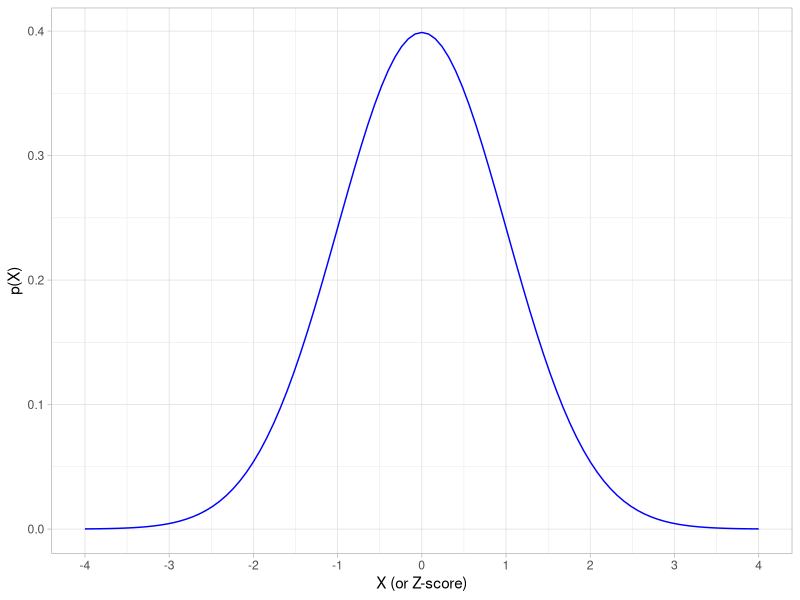
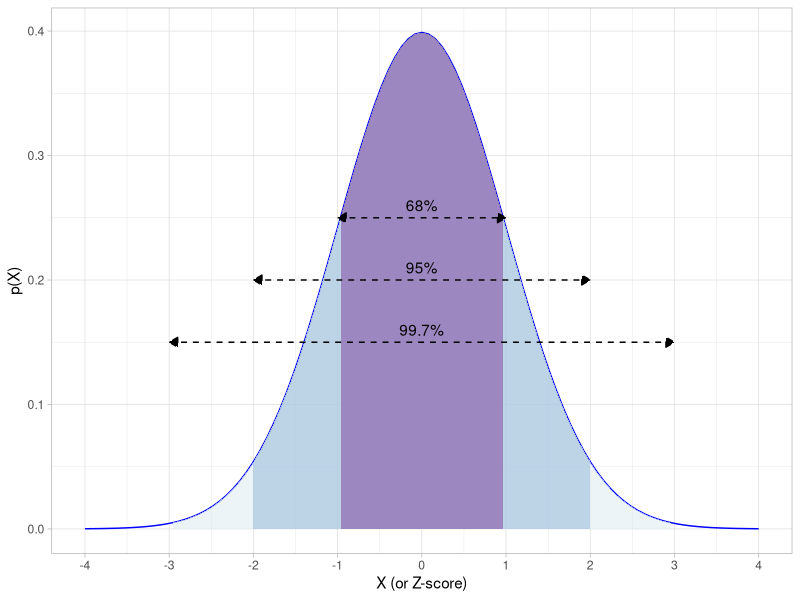
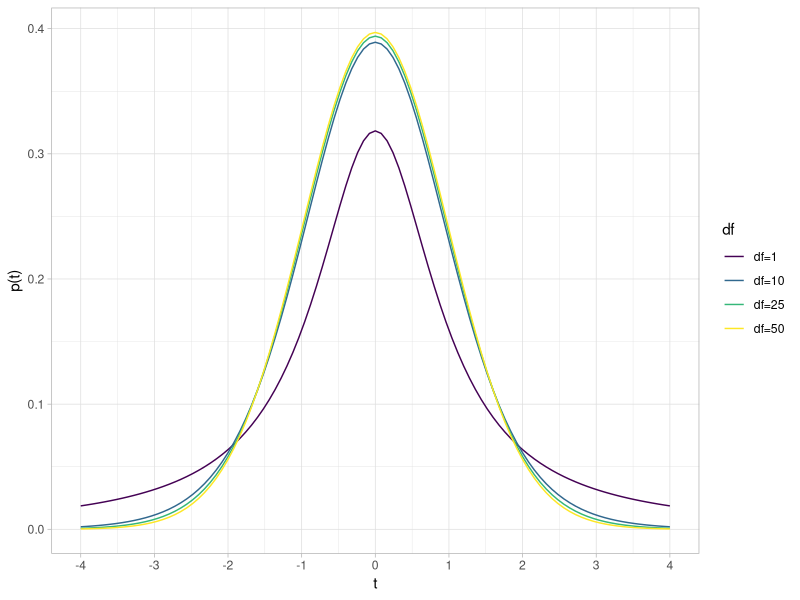
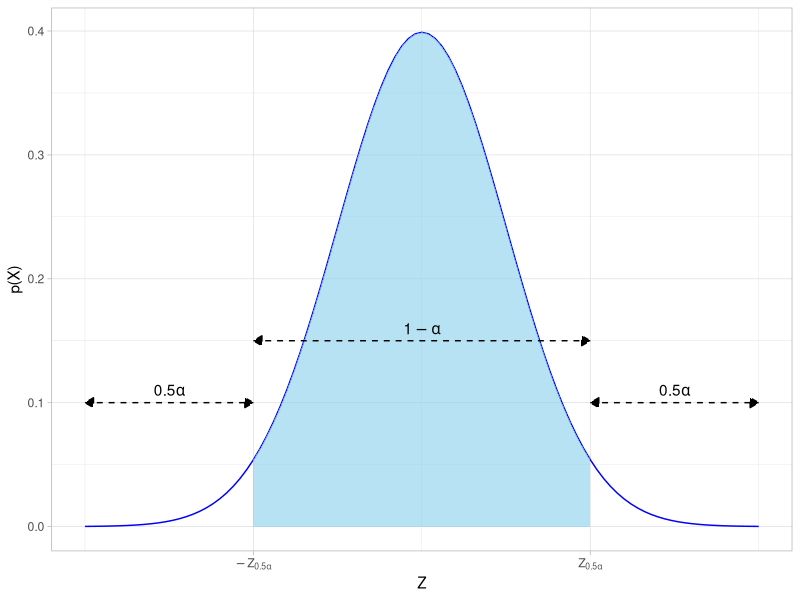
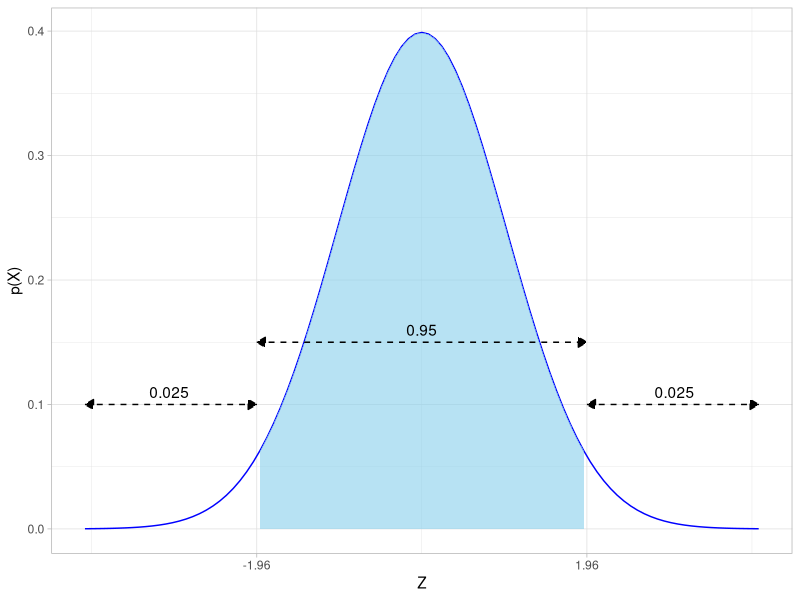

R code for these plots, in order:
## ---- chunk 1
library(tidyverse)

# plot a theoretical normal distribution without any data

# our "geom" here is the "stat_function()" command, which draws statistical functions

normal.pdf <- ggplot(data = data.frame(x = -4:4), # our "data" is just a sequence of x from -4 to 4
                     aes(x = x))+
  stat_function(fun = dnorm, # dnorm is the normal distributions
                args = list(mean = 0, sd = 1), # set mean = 0 and sd = 1
                color="blue")+
  scale_x_continuous(breaks = seq(-4,4,1))+
    xlab("X (or Z-score)")+ylab("p(X)")+
  theme_light()

normal.pdf
## ---- chunk 2

# write functions to shade portions of distribution

shade68 <- function(x) {
    y <- dnorm(x, mean = 0, sd = 1)
    y[x < -1 | x > 1] <- NA
    return(y)
}

shade95 <- function(x) {
    y <- dnorm(x, mean = 0, sd = 1)
    y[x < -2 | x > 2] <- NA
    return(y)
}

shade99.7 <- function(x) {
    y <- dnorm(x, mean = 0, sd = 1)
    y[x < -3 | x > 3] <- NA
    return(y)
}

normal.pdf + 
  stat_function(fun = shade99.7, geom="area", fill="#e0ecf4", alpha=0.6)+
  stat_function(fun = shade95, geom="area", fill="#9ebcda", alpha=0.6)+
  stat_function(fun = shade68, geom="area", fill="#8856a7", alpha=0.6)+
  annotate("segment", x = -3, xend = 3, y = 0.15, yend = 0.15, colour = "#000000", size=0.5, linetype = 2, alpha=1, arrow=arrow(length=unit(0.25,"cm"), ends="both", type="closed"))+
  annotate("text", x = 0, y = 0.16, label = "99.7%", color="#000000")+
  annotate("segment", x = -2, xend = 2, y = 0.20, yend = 0.20, colour = "#000000", size=0.5, linetype = 2, alpha=1, arrow=arrow(length=unit(0.25,"cm"), ends="both", type="closed"))+
  annotate("text", x = 0, y = 0.21, label = "95%", color="#000000")+
  annotate("segment", x = -1, xend = 1, y = 0.25, yend = 0.25, colour = "#000000", size=0.5, linetype = 2, alpha=1, arrow=arrow(length=unit(0.25,"cm"), ends="both", type="closed"))+
  annotate("text", x = 0, y = 0.26, label = "68%", color="#000000")
## ---- chunk 3
pnorm(-2, mean = 0, sd = 1, lower.tail = TRUE) # area to left of -2
pnorm(2, mean = 0, sd = 1, lower.tail = TRUE) # area to left of 2
pnorm(2, mean = 0, sd = 1, lower.tail = FALSE) # area to RIGHT of 2
pnorm(2, mean = 0, sd = 1, lower.tail = TRUE)- pnorm(-2, mean = 0, sd = 1, lower.tail = TRUE) # area between -2 and 2
## ---- chunk 4
library("viridis")
ggplot(data = data.frame(x = -4:4), # our "data" is just a sequence of x from -4 to 4
                     aes(x = x))+
  stat_function(fun = dt,
                args = list(df=1),
                aes(color="df=1"))+
  stat_function(fun = dt,
                args = list(df=10),
                aes(color="df=10"))+
  stat_function(fun = dt,
                args = list(df=20),
                aes(color="df=25"))+
  stat_function(fun = dt,
                args = list(df=50),
                aes(color="df=50"))+
  scale_x_continuous(breaks = seq(-4,4,1))+
  xlab("t")+ylab("p(X)")+
  scale_color_viridis_d()+
  labs(x = "t",
       y = "p(t)",
       color = "df")+
  theme_light()
## ---- chunk 5
shadeabstract <- function(x) {
    y <- dnorm(x, mean = 0, sd = 1)
    y[x < -2 | x > 2] <- NA
    return(y)
}

conf_int_abstract <- ggplot(data = data.frame(x = -4:4), # our "data" is just a sequence of x from -4 to 4
                     aes(x = x))+
  stat_function(fun = dnorm, # dnorm is the normal distributions
                args = list(mean = 0, sd = 1), # set mean = 0 and sd = 1
                color="blue")+
  stat_function(fun = shadeabstract, geom="area", fill="skyblue", alpha=0.6)+
  annotate("segment", x = -2, xend = 2, y = 0.15, yend = 0.15, colour = "#000000", size=0.5, linetype = 2, alpha=1, arrow=arrow(length=unit(0.25,"cm"), ends="both", type="closed"))+
  annotate("text", x = 0, y = 0.16, label = expression(1-alpha), color="#000000")+
  annotate("segment", x = -4, xend = -2, y = 0.1, yend = 0.1, color = "#000000", size=0.5, linetype = 2, alpha=1, arrow=arrow(length=unit(0.25,"cm"), ends="both", type="closed"))+
  annotate("text", x = -3, y = 0.11, label = expression(0.5*alpha), color="#000000")+
  annotate("segment", x = 2, xend = 4, y = 0.1, yend = 0.1, color = "#000000", size=0.5, linetype = 2, alpha=1, arrow=arrow(length=unit(0.25,"cm"), ends="both", type="closed"))+
  annotate("text", x = 3, y = 0.11, label = expression(0.5*alpha), color="#000000")+
  scale_x_continuous(breaks = c(-2,2),
                     labels = c(expression(-Z[0.5*alpha]),expression(Z[0.5*alpha])))+
    xlab("Z")+ylab("p(X)")+
  theme_light()

conf_int_abstract
## ---- chunk 6
shade1.96 <- function(x) {
    y <- dnorm(x, mean = 0, sd = 1)
    y[x < -1.96 | x > 1.96] <- NA
    return(y)
}

conf_int_abstract <- ggplot(data = data.frame(x = -4:4), # our "data" is just a sequence of x from -4 to 4
                     aes(x = x))+
  stat_function(fun = dnorm, # dnorm is the normal distributions
                args = list(mean = 0, sd = 1), # set mean = 0 and sd = 1
                color="blue")+
  stat_function(fun = shade1.96, geom="area", fill="skyblue", alpha=0.6)+
  annotate("segment", x = -1.96, xend = 1.96, y = 0.15, yend = 0.15, colour = "#000000", size=0.5, linetype = 2, alpha=1, arrow=arrow(length=unit(0.25,"cm"), ends="both", type="closed"))+
  annotate("text", x = 0, y = 0.16, label = "0.95", color="#000000")+
  annotate("segment", x = -4, xend = -1.96, y = 0.1, yend = 0.1, color = "#000000", size=0.5, linetype = 2, alpha=1, arrow=arrow(length=unit(0.25,"cm"), ends="both", type="closed"))+
  annotate("text", x = -3, y = 0.11, label = "0.025", color="#000000")+
  annotate("segment", x = 1.96, xend = 4, y = 0.1, yend = 0.1, color = "#000000", size=0.5, linetype = 2, alpha=1, arrow=arrow(length=unit(0.25,"cm"), ends="both", type="closed"))+
  annotate("text", x = 3, y = 0.11, label = "0.025", color="#000000")+
  scale_x_continuous(breaks = c(-1.96,1.96),
                     labels = c(-1.96, 1.96))+
    xlab("Z")+ylab("p(X)")+
  theme_light()

conf_int_abstract
